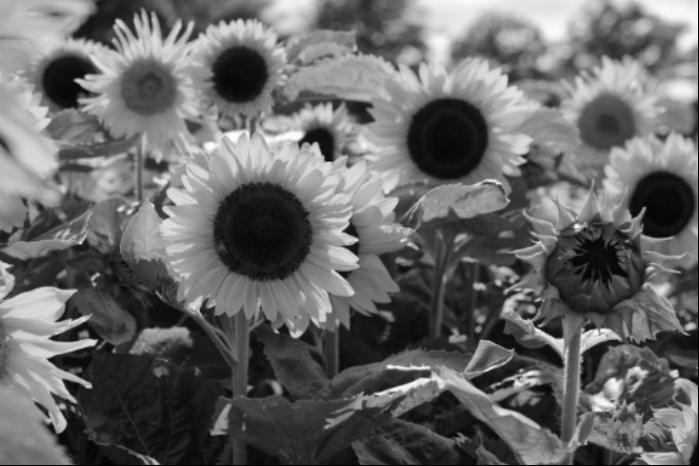
#> input picture Image_Scaling/resample_back_sunflower.jpg, 699 x 466 px, given in place of sunflower.jpg, which was not available
$ jupyter execute --allow-errors Inter_means_Algorithm.ipynb   (text cells are left out)
#> lines starting #> are read from the running program, lines starting #| are printed output that depends on the picture; after the words box and inside, x2 and y2 are one past the last pixel; in counts of white or black regions, pixels touching at a corner belong together; pictures that were not available may be replaced by others from this repository, and a replacement may not be noted
[cell 1]
import numpy as np

def inter_means_segmentation(image, max_iterations=100, tolerance=1e-3):
  # Step 1: Initialize the threshold with the average intensity of the image
  T = np.mean(image)

  for _ in range(max_iterations):
    # Step 2: Partition the image into two groups using the current threshold T
    R1 = image[image <= T]
    R2 = image[image > T]
    # Step 3: Calculate the mean grey values for each partition
    mu1 = np.mean(R1)
    mu2 = np.mean(R2)
    # Step 4: Update the threshold
    new_T = (mu1 + mu2) / 2
    # Step 5: Check for convergence
    if abs(new_T - T) < tolerance:
        break
    T = new_T

  # Convert the threshold to an integer (if needed)
  threshold = int(T)
  # Create a binary mask using the final threshold
  binary_mask = image > threshold
  return threshold, binary_mask

[cell 2]
from google.colab import files
up = files.upload()
#> the answer given: resample_back_sunflower.jpg

[cell 3]
import cv2
from matplotlib import pyplot as plt

# Load an example grayscale image
image = cv2.imread('sunflower.jpg', cv2.IMREAD_GRAYSCALE)
#> image is the input picture: shape (466, 699); min 0, max 255, mean 103.6

threshold, binary_mask = inter_means_segmentation(image)
#> in inter_means_segmentation, `T = np.mean(image)`: T = 103.6
#> the loop in inter_means_segmentation, `for _ in range(max_iterations):` made 2 passes
#> (mu1, mu2, new_T, T) on pass 1: (49.84, 157.8, 103.8, 103.8)
#> (mu1, mu2, new_T) on pass 2: (49.84, 157.8, 103.8)
#> in inter_means_segmentation, `threshold = int(T)`: threshold = 103
#> in inter_means_segmentation, `binary_mask = image > threshold`:
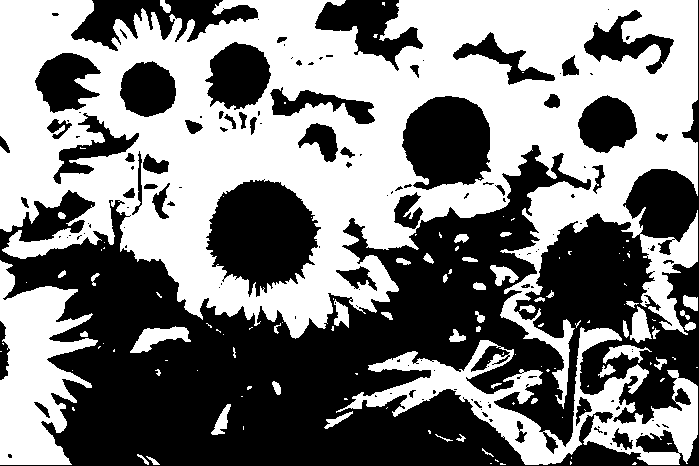
#> binary_mask: shape (466, 699) bool; 49.8% white; 127 white regions (79 under 20 px), largest, box (x1, y1, x2, y2) and area: (0, 0, 698, 409) 131458, (336, 327, 698, 465) 14138, (0, 260, 98, 465) 11383
#> threshold = 103

# Display the segmented image
plt.subplot(121)
plt.imshow(image, cmap='gray')
plt.title('Original Image')
plt.subplot(122)
plt.imshow(binary_mask, cmap='binary')
plt.title('Segmented Image (Threshold = {})'.format(threshold))
plt.show()
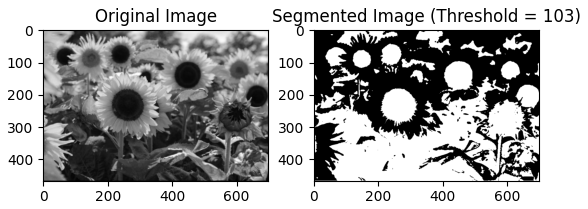
#> figure drawn by matplotlib, 2 panels

[cell 4]
import cv2
from matplotlib import pyplot as plt

# Load an example grayscale image
image = cv2.imread('lena.png', cv2.IMREAD_GRAYSCALE)
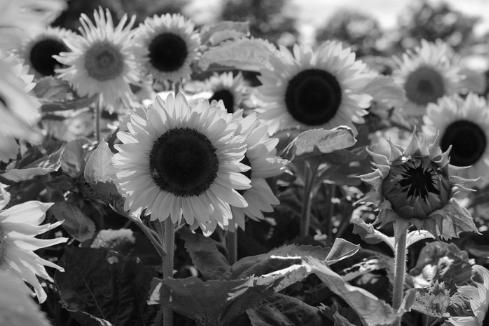
#> input picture Image_Scaling/resample_sunflower.jpg, 489 x 326 px, given in place of lena.png, which was not available
#> image is the input picture: shape (326, 489); min 0, max 255, mean 104.5

threshold, binary_mask = inter_means_segmentation(image)
#> call 2 of inter_means_segmentation, with max_iterations = 100, tolerance = 0.001
#> in inter_means_segmentation (call 2), `T = np.mean(image)`: T = 104.5
#> the loop in inter_means_segmentation (call 2), `for _ in range(max_iterations):` made 2 passes
#> (mu1, mu2, new_T, T) on pass 1: (50.36, 159.1, 104.7, 104.7)
#> (mu1, mu2, new_T) on pass 2: (50.36, 159.1, 104.7)
#> in inter_means_segmentation (call 2), `threshold = int(T)`: threshold = 104
#> in inter_means_segmentation (call 2), `binary_mask = image > threshold`:
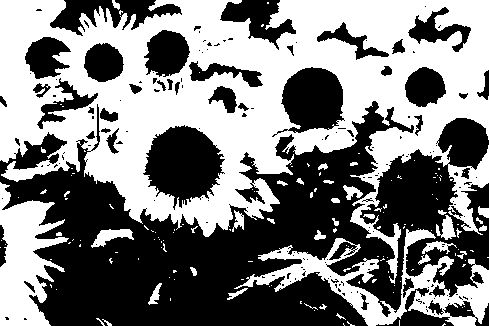
#> binary_mask: shape (326, 489) bool; 49.7% white; 150 white regions (116 under 20 px), largest, box (x1, y1, x2, y2) and area: (0, 0, 489, 284) 64140, (234, 229, 489, 326) 6855, (0, 182, 69, 326) 5582
#> threshold = 104

# Display the segmented image
plt.subplot(121)
plt.imshow(image, cmap='gray')
plt.title('Original Image')
plt.subplot(122)
plt.imshow(binary_mask, cmap='binary')
plt.title('Segmented Image (Threshold = {})'.format(threshold))
plt.show()

[cell 5]
import cv2
from matplotlib import pyplot as plt

# Load an example grayscale image
image = cv2.imread('flower1.jfif', cv2.IMREAD_GRAYSCALE)

threshold, binary_mask = inter_means_segmentation(image)

# Display the segmented image
plt.subplot(121)
plt.imshow(image, cmap='gray')
plt.title('Original Image')
plt.subplot(122)
plt.imshow(binary_mask, cmap='binary')
plt.title('Segmented Image (Threshold = {})'.format(threshold))
plt.show()

[cell 6]
import cv2
from matplotlib import pyplot as plt

# Load an example grayscale image
image = cv2.imread('flower2.jfif', cv2.IMREAD_GRAYSCALE)

#> (the rest of this cell did not finish here and is left out)


# Display the segmented image
plt.subplot(121)
plt.imshow(image, cmap='gray')
plt.title('Original Image')
plt.subplot(122)
plt.imshow(binary_mask, cmap='binary')
plt.title('Segmented Image (Threshold = {})'.format(threshold))
plt.show()

[cell 7]
import cv2
from matplotlib import pyplot as plt

# Load an example grayscale image
image = cv2.imread('car.jpg', cv2.IMREAD_GRAYSCALE)

#> (the rest of this cell did not finish here and is left out)

[cell 8]
import cv2
from matplotlib import pyplot as plt

# Load an example grayscale image
image = cv2.imread('image1.jpg', cv2.IMREAD_GRAYSCALE)

#> (the rest of this cell did not finish here and is left out)

[cell 9]
import numpy as np
import matplotlib.pyplot as plt
from PIL import Image

def convert_to_grayscale(image):
  grayscale_image = np.zeros((image.shape[0], image.shape[1]), np.uint8)
  for x in range(image.shape[0]):
    for y in range(image.shape[1]):
      r, g, b = image[x][y]
      #weighted contributions of red, green and blue channels
      gray_value = 0.299 * r + 0.587 * g + 0.114 * b
      grayscale_image[x][y] = gray_value
  #ensure that the value is in the valid range [0, 255] for an 8-bit image
  return grayscale_image

def inter_means_segmentation(image, max_iterations=100, tolerance=1e-3):
  # Step 1: Initialize the threshold with the average intensity of the image
#> called with max_iterations = 100, tolerance = 0.001
  T = np.mean(image)
#> T = 104.5

  for _ in range(max_iterations):
    # Step 2: Partition the image into two groups using the current threshold T
    R1 = image[image <= T]
    R2 = image[image > T]
    # Step 3: Calculate the mean grey values for each partition
    mu1 = np.mean(R1)
    mu2 = np.mean(R2)
    # Step 4: Update the threshold
    new_T = (mu1 + mu2) / 2
    # Step 5: Check for convergence
    if abs(new_T - T) < tolerance:
        break
    T = new_T
#> this loop made 2 passes

  # Convert the threshold to an integer (if needed)
  threshold = int(T)
#> threshold = 104
  # Create a binary mask using the final threshold
  binary_mask = np.zeros_like(image, dtype=np.uint8)
  binary_mask[image < threshold] = 255
  return threshold, binary_mask

def segment_image(image_path, save_path):
  img = Image.open(image_path)
  img = np.array(img)
  #convert to grayscale if RGB image
  if len(img.shape) == 3 and img.shape[2] == 3:
    img = convert_to_grayscale(img)
  threshold, binary_mask = inter_means_segmentation(img)
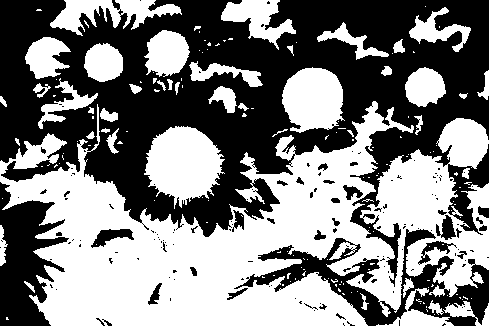
#> binary_mask: shape (326, 489); 49.9% white; 163 white regions (119 under 20 px), largest, box (x1, y1, x2, y2) and area: (0, 101, 489, 326) 55713, (144, 126, 225, 209) 4395, (282, 67, 345, 133) 3133
#> threshold = 104
  print(f'The threshold chosen for segmentation: {threshold}')
#| The threshold chosen for segmentation: 104
  Image.fromarray(binary_mask).save(save_path)

segment_image('flower1.jfif', 'mask.png')
